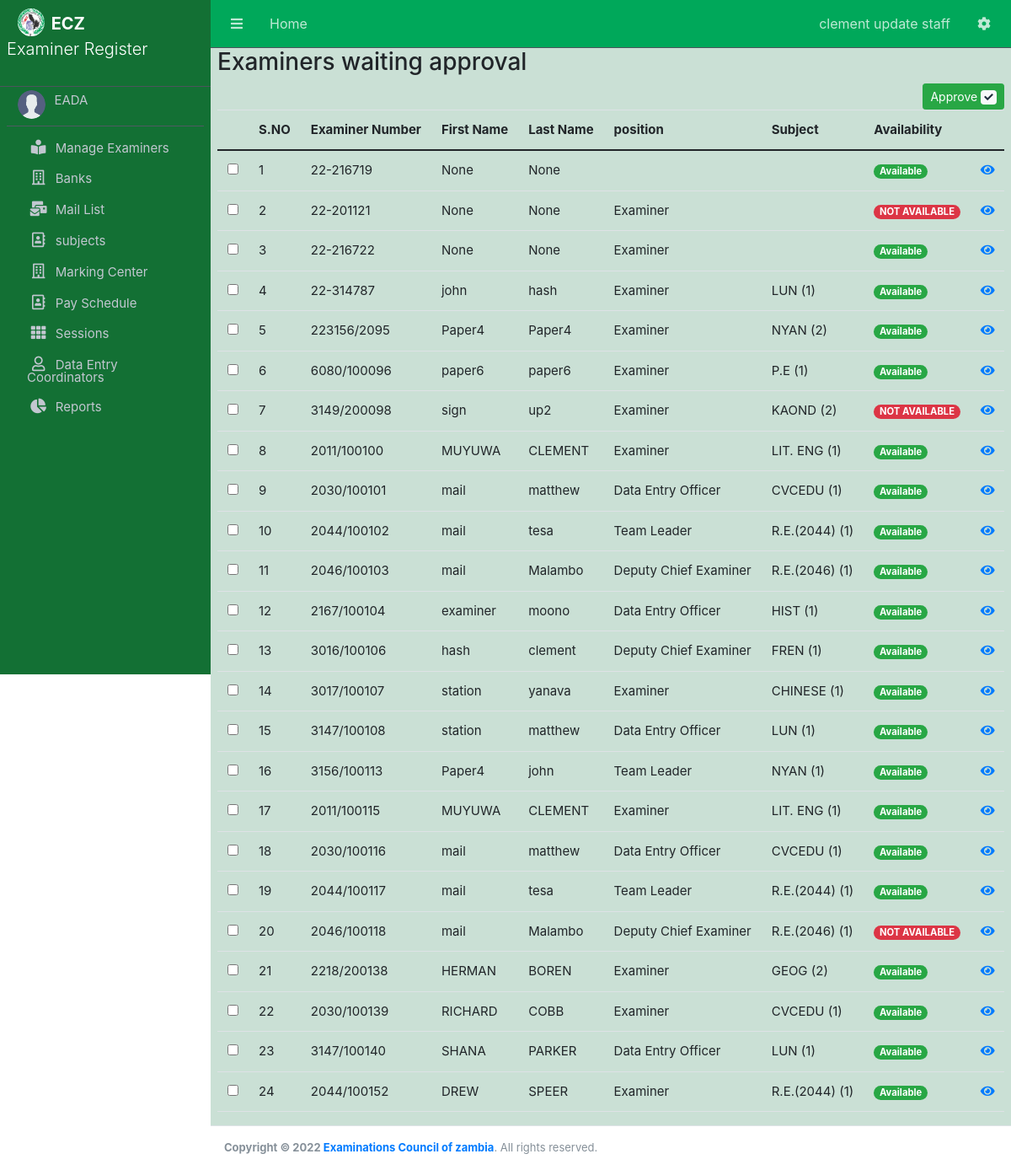
The app's page /examiner/requests (signed in) with its own data.
### Examiner/models.py (models this page shows, shortened)
class CustomUser(AbstractUser):
    user_type_data = ((0, "ADMIN"),(1, "EAD"), (2, "FAD"), (3, "Examiner"),(4,"Station-Admin"))
    user_type = models.IntegerField(default=1, choices=user_type_data)
    is_admin=models.BooleanField(default=False)

class Examiner(models.Model):
    user=models.OneToOneField(CustomUser,
        on_delete=models.CASCADE,null=True,blank=True)
    gender_data = ((0,"SELECT GENDER"),(1, "MALE"), (2, "FEMALE"))
    D_O_B=models.DateField(null=False)
    gender = models.IntegerField(default=0, choices=gender_data)
    subject=models.ForeignKey(Subject,to_field="subjectCode",db_column="Subject_Code", on_delete=models.SET_NULL,null=True,blank=True)
    paper=models.ForeignKey(Paper,db_column="Paper_Number", on_delete=models.SET_NULL,null=True)
    position=models.ForeignKey(Position,on_delete=models.SET_NULL,null=True)
    first_name=models.CharField(max_length=50,null=True)
    last_name=models.CharField(max_length=50,null=True)
    ExaminerCode=models.CharField(max_length=11,unique=True)
    Address=models.CharField(max_length=500,null=True)
    province=models.ForeignKey(Province, on_delete=models.SET_NULL,null=True)
    district=models.ForeignKey(Station,related_name="district", on_delete=models.SET_NULL,blank=True,null=True)#from station
    to_province =models.CharField(max_length=50,choices=regions,null=True,blank=True)
    bank=models.ForeignKey(Bank,on_delete=models.SET_NULL,null=True,blank=True)
    branch=models.ForeignKey(BankBranch,on_delete=models.SET_NULL,null=True,blank=True)
    AccountDetails=models.CharField(max_length=150,null=True)
    nrc_regex=RegexValidator(regex=r'([0-9]{6})\/([0-9]{2})\/([0-9]{1})', message="Enter a valid NRC Number")
    NRC=models.CharField(max_length=11,null=True,validators=[nrc_regex])
    t_pin_regex=RegexValidator(regex=r'([0-9]{10})', message="Enter a valid T-Pin Number [0~9 10 digits]")
    TPIN=models.CharField(max_length=10,null=True,validators=[t_pin_regex])
    phone_regex=RegexValidator(regex=r'0([0-9]{9})', message="Enter a valid Phone Number starting: 0")
    cell_Number=models.CharField(max_length=10,null=True,validators=[phone_regex])
    email=models.EmailField(null=True,unique=True)
    created_at = models.DateTimeField(auto_now_add=True)
    updated_at = models.DateTimeField(auto_now=True)
    approved=models.BooleanField(default=False)
    availability=models.BooleanField(default=False)
    session=models.ForeignKey(Session,on_delete=models.CASCADE,null=True,blank=True)
    mail_count=models.IntegerField(default=0)
    objects = models.Manager()

class Position(models.Model):
    name=models.CharField(max_length=50,null=True)

class Subject(models.Model):
    subjectCode=models.CharField(max_length=5,unique=True)
    subjectName=models.CharField(max_length=20,null=True)
    subjectDescription=models.CharField(max_length=50,null=True,blank=True)
    datecreated= models.DateField(auto_now=True)
    dateupdated= models.DateField(auto_now=True)

class Paper(models.Model):
    subject=models.ForeignKey(Subject,to_field="subjectCode",on_delete=models.CASCADE)
    paper_number=models.IntegerField(default=0)
    paper_name=models.CharField(max_length=7)
    paper_description=models.CharField(max_length=50)

### Examiner/EADViews.py (the view, shortened to what this page needs)
# urls.py: path('examiner/requests',EADViews.examinerRequests,name='examiner-requests'),
@login_required()
def examinerRequests(request):
    examiners=Examiner.objects.filter(approved=False)
    context={
        'examiners':examiners
    }
    return render(request,'Examiner/examinerRequests.html',context)

### Examiner/templates/Examiner/examinerRequests.html (shortened to what this page needs)
{%extends 'index.html' %}
{% load static %}
{%block content%}
<h3>Examiners waiting approval</h3>
<span class="float-right" ><a href="#" class="btn btn-success btn-sm" id="appove_multiple_btn">Approve
    <span class="badge badge-light"> <i class="fa fa-check" aria-hidden="true"></i> </span></a> </span>
<div class="table-responsive">
<table class="table table-hover text-nowrap .table-striped" id="examinersTable">
  <thead>
       <tr>
         <th></th>
         <th>S.NO</th>
           <th>Examiner Number</th>
           <th>First Name</th>
           <th>Last Name</th>
           <th>position</th>
           <th>Subject</th>
           <th>Availability</th>
           <th></th>
       </tr>
    </thead>
    <tbody>
       {%for item in examiners %}
   <tr id="{{item.id}}">
      <td><input type="checkbox" name="examiner_id[]" value="{{item.id}}" id="approve_examiner"> </td>
      <td>{{forloop.counter}}</td>
       <td>{{item.ExaminerCode}}</td>
       <td>{{item.first_name}}</td>
       <td>{{item.last_name}}</td>
       <td>{{item.position.name}}</td>
       <td>
        {{item.subject.subjectName}}
        {% if item.paper %}
        ({{item.paper.paper_number}})
        {% endif %}
        </td>
           {% if item.availability %}
            <td><span class="badge badge-pill badge-success" >Available</span></td>
           {% endif %}
           {% if not item.availability %}
           <td><span class="badge badge-pill badge-danger" >NOT AVAILABLE</span></td>
           {% endif %}
       <td><a href="{% url 'examiner-details' item.id %}"><i class='fas fa-eye'></i></a></td>
   </tr>
   {%empty%}
   <h4>no Examiners in list</h4>
       {%endfor%}
</tbody>
   </table>
</div>
{%endblock content%}

### Examiner/templates/EAD/nav.html (shortened to what this page needs)
{%load static%}
<nav class="main-header navbar navbar-expand  navbar-dark sticky-top" >
    <ul class="navbar-nav">
      <li class="nav-item">
        <a class="nav-link" data-widget="pushmenu" href="#" role="button"><i class="fas fa-bars"></i></a>
      </li>
      <li class="nav-item d-none d-sm-inline-block">
        <a href="{%url 'ead-home'%}" class="nav-link">Home</a>
      </li>
    </ul>
    <ul class="navbar-nav ml-auto">
      <li class="nav-item">
        <a class="nav-link" data-widget="navbar-search" href="#" role="button">
          <p>{{request.user.first_name}} {{request.user.last_name}}</p>
        </a>
      </li>
      <li class="nav-item dropdown">
        <a class="nav-link" data-toggle="dropdown" href="#" aria-expanded="false">
          <i class="fas fa-cog"></i>
        </a>
      </li>
    </ul>
  </nav>

### Examiner/templates/EAD/sidebar.html (shortened to what this page needs)
{% load static%}
<aside class="main-sidebar sidebar-dark-primary  ">
   <a href="{% url 'staff-home'%}" class="brand-link">
    <img src="{% static '/img/logo.jpg'%}" alt="AdminLTE Logo" class="brand-image img-circle" style="opacity: 1.0">
    <span class="brand-text font-weight-heavy"><strong>ECZ</strong></span></br>
    <span class="brand-text font-weight-light float-bottom"><p>Examiner Register</p></span>
  </a>
  <div class="sidebar ">
    <div class="user-panel mt-1 pb-2 mb-1 d-flex">
      <div class="image">
        <img src="{% static 'dist/img/user.png'%}" class="img-circle nav-icon" alt="User Image">
      </div>
      <div class="info">
        <a href="#" class="d-block">{{ request.user}}</a>
      </div>
    </div>
      <nav class="sidebar mt-2">
        <ul class="nav nav-pills nav-sidebar flex-column" data-widget="treeview" role="menu" data-accordion="false" id="nav_accordion">
          <li class="nav-item has-submenu">
            <a href="#" class="nav-link">
              <i class='nav-icon fas fa-book-reader' ></i>
              <p>
                Manage Examiners
              </p>
            </a>
          </li>
          <li class="nav-item">
            <a href="{%url 'bank-list'%}" class="nav-link">
              <i class='nav-icon far fa-building' ></i>
              <p>
              Banks
              </p>
            </a>
          </li>
            <li class="nav-item">
            <a href="{%url 'mail-list'%}" class="nav-link">
              <i class='nav-icon fas fa-mail-bulk' ></i>
              <p>
              Mail List
              </p>
            </a>
          </li>
          <li class="nav-item has-submenu">
            <a href="#" class="nav-link">
              <i class='nav-icon far fa-address-book' ></i>
              <p>
                subjects
              </p>
            </a>
          </li>
          <li class="nav-item">
            <a href="{%url 'marking-center'%}" class="nav-link">
              <i class='nav-icon far fa-building' ></i>
              <p>
              Marking Center
              </p>
            </a>
          </li>
          <li class="nav-item has-submenu">
            <a href="#" class="nav-link">
              <i class='nav-icon far fa-address-book' ></i>
              <p>
                Pay Schedule
              </p>
            </a>
          </li>
          <li class="nav-item has-submenu">
            <a href="" class="nav-link">
              <i class="nav-icon fas fa-th"></i>
              <p>
                Sessions
              </p>
            </a>
          </li>
        <li class="nav-item has-submenu">
          <a href="{%url 'ECZStaff-create'%}" class="nav-link">
            <i class="nav-icon fa fa-user-o" ></i>
            <p>
              Data Entry Coordinators
            </p>
          </a>
        </li>
        <li class="nav-item">
          <a href="{%url 'reports'%}" class="nav-link">
            <i class="nav-icon fa fa-pie-chart" aria-hidden="true"></i>
            <p>
            Reports
            </p>
          </a>
        </li>
        </ul>
      </nav>
    </div>
  </aside>

### static/css/style1.css (style rules this page uses)
.main-sidebar { background-color: #137034; font-size: 15px; line-height: 13px; }
.main-header { background-color: #00A85A; font-size: medium; font-weight:normal; }

### records on screen
CustomUser: user.first_name "clement update", user.last_name "staff", user "EADA"
Examiner: ExaminerCode "22-216719", first_name "None", last_name "None", availability "Available"
Examiner: ExaminerCode "22-201121", first_name "None", last_name "None", position.name "Examiner", availability "NOT AVAILABLE"
Examiner: ExaminerCode "22-216722", first_name "None", last_name "None", position.name "Examiner", availability "Available"
Examiner: ExaminerCode "22-314787", first_name "john", last_name "hash", position.name "Examiner", subject.subjectName "LUN", paper.paper_number "1", availability "Available"
Examiner: ExaminerCode "223156/2095", first_name "Paper4", last_name "Paper4", position.name "Examiner", subject.subjectName "NYAN", paper.paper_number "2", availability "Available"
Examiner: ExaminerCode "6080/100096", first_name "paper6", last_name "paper6", position.name "Examiner", subject.subjectName "P.E", paper.paper_number "1", availability "Available"
Examiner: ExaminerCode "3149/200098", first_name "sign", last_name "up2", position.name "Examiner", subject.subjectName "KAOND", paper.paper_number "2", availability "NOT AVAILABLE"
Examiner: ExaminerCode "2011/100100", first_name "MUYUWA", last_name "CLEMENT", position.name "Examiner", subject.subjectName "LIT. ENG", paper.paper_number "1", availability "Available"
Examiner: ExaminerCode "2030/100101", first_name "mail", last_name "matthew", position.name "Data Entry Officer", subject.subjectName "CVCEDU", paper.paper_number "1", availability "Available"
Examiner: ExaminerCode "2044/100102", first_name "mail", last_name "tesa", position.name "Team Leader", subject.subjectName "R.E.(2044)", paper.paper_number "1", availability "Available"
Examiner: ExaminerCode "2046/100103", first_name "mail", last_name "Malambo", position.name "Deputy Chief Examiner", subject.subjectName "R.E.(2046)", paper.paper_number "1", availability "Available"
Examiner: ExaminerCode "2167/100104", first_name "examiner", last_name "moono", position.name "Data Entry Officer", subject.subjectName "HIST", paper.paper_number "1", availability "Available"
Examiner: ExaminerCode "3016/100106", first_name "hash", last_name "clement", position.name "Deputy Chief Examiner", subject.subjectName "FREN", paper.paper_number "1", availability "Available"
Examiner: ExaminerCode "3017/100107", first_name "station", last_name "yanava", position.name "Examiner", subject.subjectName "CHINESE", paper.paper_number "1", availability "Available"
Examiner: ExaminerCode "3147/100108", first_name "station", last_name "matthew", position.name "Data Entry Officer", subject.subjectName "LUN", paper.paper_number "1", availability "Available"
Examiner: ExaminerCode "3156/100113", first_name "Paper4", last_name "john", position.name "Team Leader", subject.subjectName "NYAN", paper.paper_number "1", availability "Available"
Examiner: ExaminerCode "2011/100115", first_name "MUYUWA", last_name "CLEMENT", position.name "Examiner", subject.subjectName "LIT. ENG", paper.paper_number "1", availability "Available"
Examiner: ExaminerCode "2030/100116", first_name "mail", last_name "matthew", position.name "Data Entry Officer", subject.subjectName "CVCEDU", paper.paper_number "1", availability "Available"
Examiner: ExaminerCode "2044/100117", first_name "mail", last_name "tesa", position.name "Team Leader", subject.subjectName "R.E.(2044)", paper.paper_number "1", availability "Available"
Examiner: ExaminerCode "2046/100118", first_name "mail", last_name "Malambo", position.name "Deputy Chief Examiner", subject.subjectName "R.E.(2046)", paper.paper_number "1", availability "NOT AVAILABLE"
Examiner: ExaminerCode "2218/200138", first_name "HERMAN", last_name "BOREN", position.name "Examiner", subject.subjectName "GEOG", paper.paper_number "2", availability "Available"
Examiner: ExaminerCode "2030/100139", first_name "RICHARD", last_name "COBB", position.name "Examiner", subject.subjectName "CVCEDU", paper.paper_number "1", availability "Available"
Examiner: ExaminerCode "3147/100140", first_name "SHANA", last_name "PARKER", position.name "Data Entry Officer", subject.subjectName "LUN", paper.paper_number "1", availability "Available"
Examiner: ExaminerCode "2044/100152", first_name "DREW", last_name "SPEER", position.name "Examiner", subject.subjectName "R.E.(2044)", paper.paper_number "1", availability "Available"
